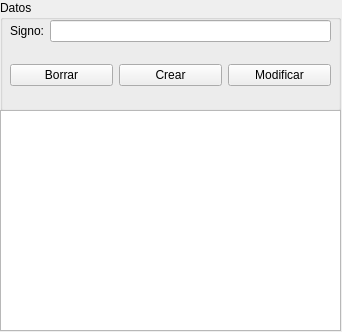
<?xml version="1.0" encoding="UTF-8"?>
<ui version="4.0">
 <class>Form</class>
 <widget class="QWidget" name="Form">
  <property name="geometry">
   <rect>
    <x>0</x>
    <y>0</y>
    <width>342</width>
    <height>332</height>
   </rect>
  </property>
  <property name="windowTitle">
   <string>Signo CRUD</string>
  </property>
  <property name="windowIcon">
   <iconset resource="resources.qrc">
    <normaloff>:/icons/icons/signo-sintoma.png</normaloff>:/icons/icons/signo-sintoma.png</iconset>
  </property>
  <widget class="QGroupBox" name="groupBox">
   <property name="geometry">
    <rect>
     <x>0</x>
     <y>0</y>
     <width>341</width>
     <height>111</height>
    </rect>
   </property>
   <property name="title">
    <string>Datos</string>
   </property>
   <widget class="QWidget" name="formLayoutWidget_2">
    <property name="geometry">
     <rect>
      <x>10</x>
      <y>20</y>
      <width>321</width>
      <height>31</height>
     </rect>
    </property>
    <layout class="QFormLayout" name="formLayout">
     <item row="0" column="0">
      <widget class="QLabel" name="signLabel">
       <property name="text">
        <string>Signo:</string>
       </property>
      </widget>
     </item>
     <item row="0" column="1">
      <widget class="QLineEdit" name="signInput"/>
     </item>
    </layout>
   </widget>
   <widget class="QWidget" name="horizontalLayoutWidget">
    <property name="geometry">
     <rect>
      <x>10</x>
      <y>50</y>
      <width>321</width>
      <height>51</height>
     </rect>
    </property>
    <layout class="QHBoxLayout" name="horizontalLayout">
     <item>
      <widget class="QPushButton" name="removeButton">
       <property name="text">
        <string>Borrar</string>
       </property>
      </widget>
     </item>
     <item>
      <widget class="QPushButton" name="createButton">
       <property name="text">
        <string>Crear</string>
       </property>
      </widget>
     </item>
     <item>
      <widget class="QPushButton" name="modifyButton">
       <property name="text">
        <string>Modificar</string>
       </property>
      </widget>
     </item>
    </layout>
   </widget>
  </widget>
  <widget class="QTableView" name="signsTable">
   <property name="geometry">
    <rect>
     <x>0</x>
     <y>110</y>
     <width>341</width>
     <height>221</height>
    </rect>
   </property>
  </widget>
 </widget>
 <resources>
  <include location="resources.qrc"/>
 </resources>
 <connections/>
</ui>
